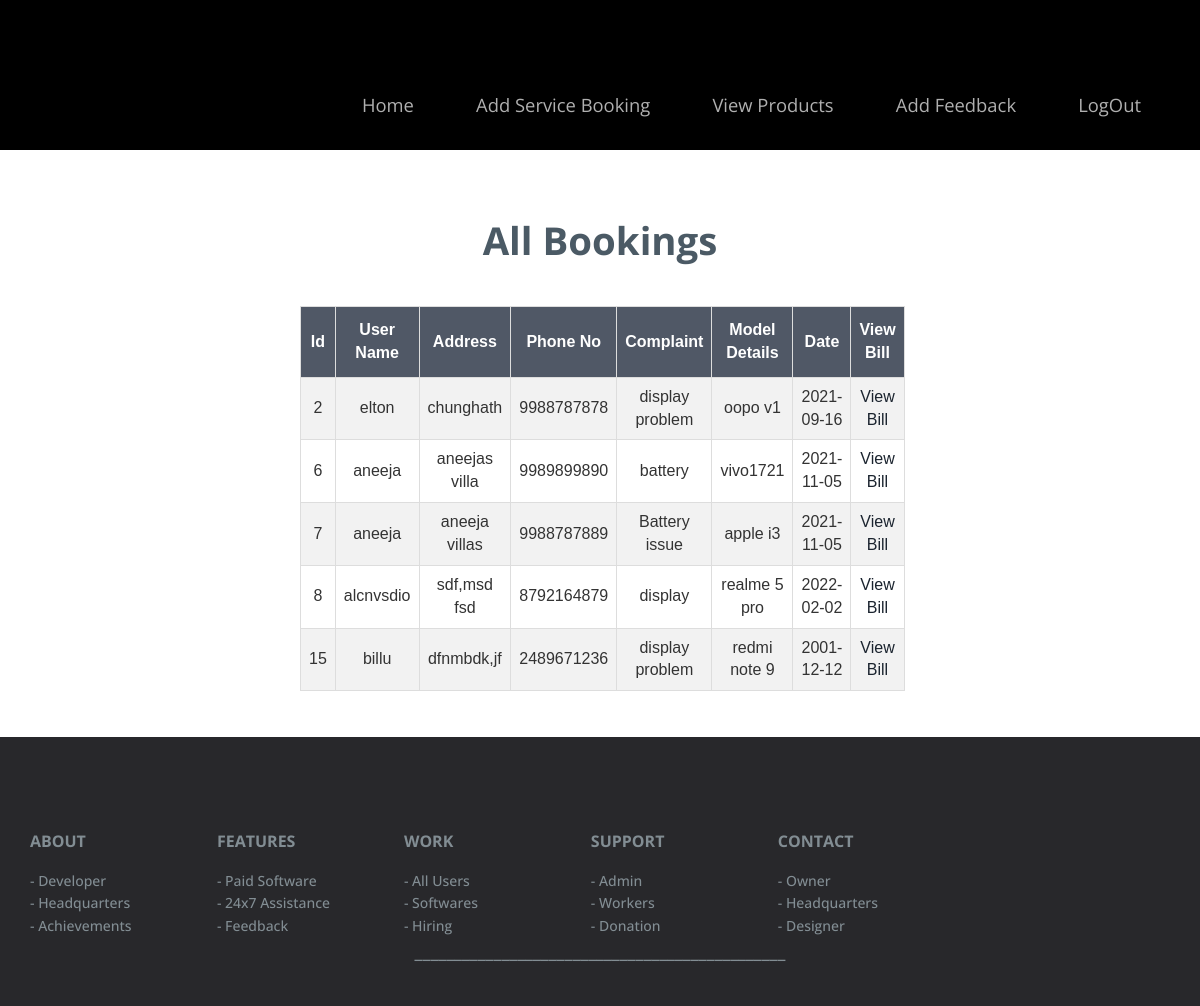
/MobileShop/owner_view_completebooking.php, run on the app's committed database.
### tables this page shows
CREATE TABLE `booking` (
  `bid` int(11) NOT NULL,
  `sid` int(11) NOT NULL,
  `oid` int(11) NOT NULL,
  `uname` varchar(50) NOT NULL,
  `address` varchar(50) NOT NULL,
  `phno` varchar(50) NOT NULL,
  `complaint` varchar(50) NOT NULL,
  `modeldetails` varchar(50) NOT NULL,
  `rdate` varchar(50) NOT NULL,
  `status` varchar(50) NOT NULL
);

### MobileShop/owner_view_completebooking.php (the view, shortened to what this page needs)
<?php
include("connection.php");
include('oheader.php');
?>
<div class="contact-mian">
    <h3>All Bookings</h3>
    <table id="customers">
        <tr>
            <th>
                Id
            </th>
            <th>
                User Name
            </th>
            <th>
                Address
            </th>
            <th>
                Phone No
            </th>
            <th>
                Complaint
            </th>
            <th>
                Model Details
            </th>
            <th>
                Date
            </th>
            <th>
                View Bill
            </th>
        </tr>
        <?php
        $ret = " SELECT * FROM booking ";
        $re = mysqli_query($conn, $ret);
        if ($re) {
            while ($data = mysqli_fetch_assoc($re)) {
                $id = $data['bid'];
                $fid = $data['uname'];
                $question = $data['address'];
                $answer = $data['phno'];
                $complaint = $data['complaint'];
                $modeldetails = $data['modeldetails'];
                $rdate = $data['rdate'];
        ?>
                <tr>
                    <td>
                        <?php
                        echo $id;
                        ?>
                    </td>
                    <td>
                        <?php
                        echo $fid;
                        ?>
                    </td>
                    <td>
                        <?php
                        echo $question;
                        ?>
                    </td>
                    <td>
                        <?php
                        echo $answer;
                        ?>
                    </td>
                    <td>
                        <?php
                        echo $complaint;
                        ?>
                    </td>
                    <td>
                        <?php
                        echo $modeldetails;
                        ?>
                    </td>
                    <td>
                        <?php
                        echo $rdate;
                        ?>
                    </td>
                    <td>
                        <a href="ownerviewbill.php?bid=<?php echo $id ?>">View Bill</a>
                    </td>
                </tr>
            <?php
            }
            ?>
    </table>
</div>
<?php
        } else {
            echo "<script type = \"text/javascript\">
alert(\"Sorry You Dont Have Any Question.\");
</script>";
        }
?>
<?php
include('common_footer.php');
?>

### MobileShop/css/style.css (style rules this page uses)
html, body { font-size: 100%; background: #fff; font-family: 'Open Sans', sans-serif; }
body a { transition: 0.5s all ease; -webkit-transition: 0.5s all ease; -moz-transition: 0.5s all ease; -o-transition: 0.5s all ease; -ms-transition: 0.5s all ease; }
h1,h2,h3,h4,h5,h6 { margin:0; }
.contact-mian { text-align:center; }
.contact-mian h3,.about-main h3,.advn-main h3,.portfolio-top h3,.features-main h3 { font-weight:700; font-size:2.5em; color:#4b5a65; margin:0; text-align:center; }
@media (max-width:1366px) { .contact-mian h3, .about-main h3, .advn-main h3, .portfolio-top h3, .features-main h3,.team-main h3 { font-size: 2.4em; } }

### MobileShop/oheader.php (style rules this page uses)
.contact-mian { padding: 0 300px; text-align: center; }
.contact-mian h3 { margin: 0 0 45px; }
#customers { font-family: Arial, Helvetica, sans-serif; border-collapse: collapse; width: 100%; text-align: center; }
#customers td, #customers th { border: 1px solid #ddd; padding: 8px; text-align: center; }
#customers tr:nth-child(even) { background-color: #f2f2f2; }
#customers th { padding-top: 12px; padding-bottom: 12px; background-color: #505866; color: white; }

### data on the page
booking: bid "2", uname "elton", address "chunghath", phno "9988787878", complaint "display problem", modeldetails "oopo v1", rdate "2021-09-16"
booking: bid "6", uname "aneeja", address "aneejas villa", phno "9989899890", complaint "battery", modeldetails "vivo1721", rdate "2021-11-05"
booking: bid "7", uname "aneeja", address "aneeja villas", phno "9988787889", complaint "Battery issue", modeldetails "apple i3", rdate "2021-11-05"
booking: bid "8", uname "alcnvsdio", address "sdf,msd fsd", phno "8792164879", complaint "display", modeldetails "realme 5 pro", rdate "2022-02-02"
booking: bid "15", uname "billu", address "dfnmbdk,jf", phno "2489671236", complaint "display problem", modeldetails "redmi note 9", rdate "2001-12-12"
